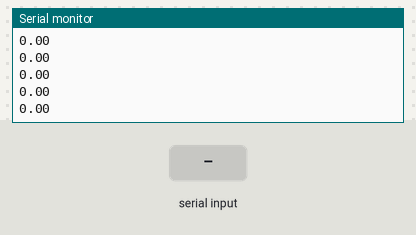
The sketch below on a simulated Arduino Uno, built with avr-gcc and run on an emulated ATmega328P. On the bench: the last lines printed to the serial monitor. The inputs (shaded band) are chosen by the test bench.

Above: at 1.7 s.
1.8 s: byte 30 received over Serial
At 2.9 s:
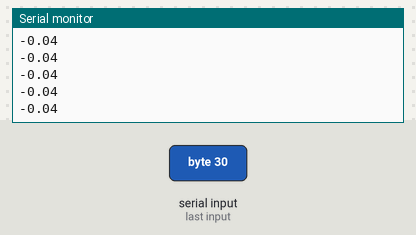
3.3 s: byte 90 received over Serial
At 3.9 s:
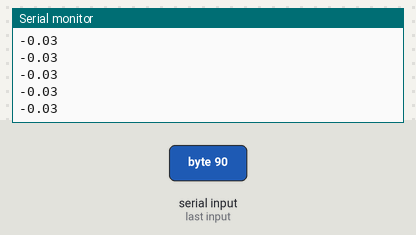
Timing chart, 0 to 6.3 s (numbered marks = the images above; inputs shaded):
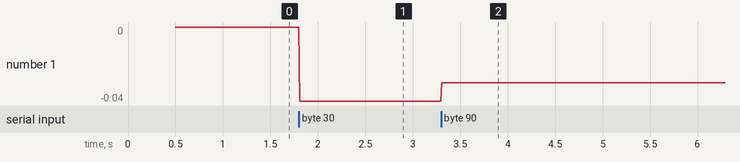

Measured:
- after the input at 1.8 s, the serial monitor: prints a new line at once (image 1)
- after the input at 3.3 s, the serial monitor: prints a new line at once (image 2)
- plotted number 1: 0 → -0.04 after the input at 1.8 s, -0.04 → -0.03 after the input at 3.3 s

The sketch:

uart2byte_get.ino
```cpp
unsigned int i,i2;
void setup() {
        Serial.begin(115200, SERIAL_8N1);      //opens serial port, sets data rate to 9600 bps
        i = 0;
        i2 = 0;
        delay(500);
}

void loop() {
        while(1) {
               if(Serial.available() > 0) {
                i = Serial.read();
                i2 = Serial.read();
               }
                int a = (unsigned int)i2*256 + (unsigned int)i;
                double b = double(a) * 0.0001875 ;
                Serial.println(b);
                delay(10);
        }
}
```
